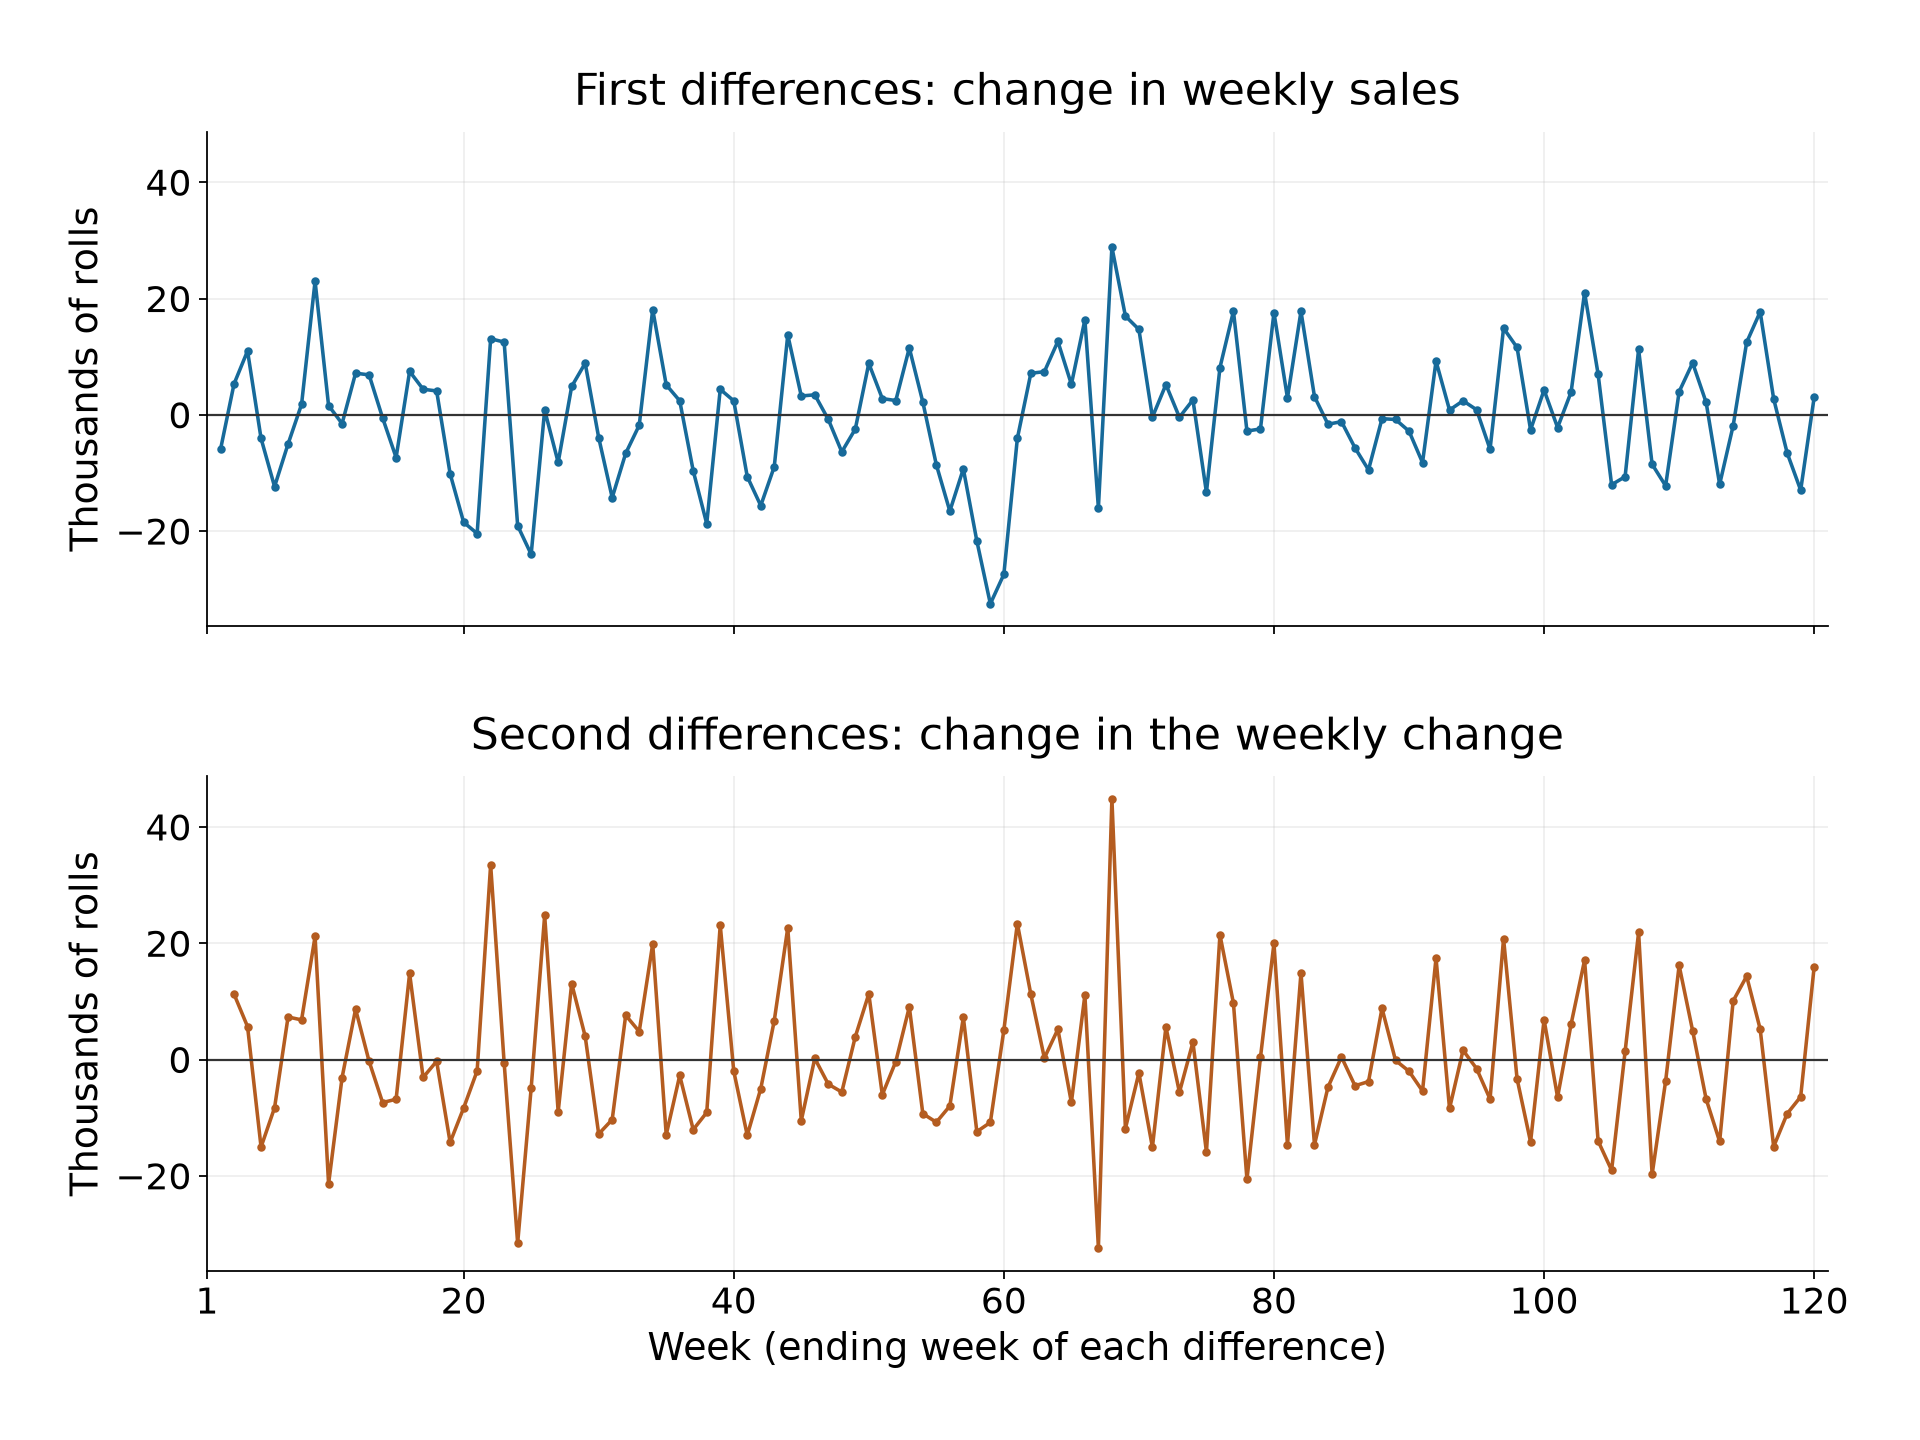

Python code for this plot:
import json
from pathlib import Path
import matplotlib
matplotlib.use('Agg')
import matplotlib.pyplot as plt
import numpy as np

base = Path(__file__).resolve().parent
data = np.genfromtxt(base / 'paper_towels.csv', delimiter=',', names=True)
weeks = data['week'].astype(int)
sales = 100000 + 10000 * data['sales_above_100000_in_10000_rolls']
first = np.diff(sales)
second = np.diff(first)
result = {
    'units': 'rolls',
    'definitions': {'first': 'sales[t] - sales[t-1]', 'second': 'first[t] - first[t-1]'},
    'first_three_sales': sales[:3].tolist(),
    'first_difference_week_2': float(first[0]),
    'first_difference_week_3': float(first[1]),
    'second_difference_week_3': float(second[0]),
    'original_count': int(len(sales)),
    'first_difference_count': int(len(first)),
    'second_difference_count': int(len(second)),
    'first_difference_mean': float(np.mean(first)),
    'second_difference_mean': float(np.mean(second)),
    'first_difference_sample_sd': float(np.std(first, ddof=1)),
    'second_difference_sample_sd': float(np.std(second, ddof=1)),
}
(base / 'turn03_sales_differences_results.json').write_text(json.dumps(result, indent=2) + '\n')
np.savetxt(base / 'turn03_sales_differences.csv', np.column_stack([weeks, sales, np.r_[np.nan, first], np.r_[np.nan, np.nan, second]]), delimiter=',', header='week,sales_rolls,first_difference_rolls,second_difference_rolls', comments='', fmt=['%d','%.4f','%.4f','%.4f'])
plt.rcParams.update({'font.size': 16, 'axes.titlesize': 20, 'axes.labelsize': 17})
fig, axes = plt.subplots(2, 1, figsize=(12, 9), sharex=True, sharey=True)
for ax, values, time, title, color in [
    (axes[0], first, weeks[1:], 'First differences: change in weekly sales', '#176a9a'),
    (axes[1], second, weeks[2:], 'Second differences: change in the weekly change', '#b45c20'),
]:
    ax.plot(time, values / 1000, color=color, linewidth=1.6, marker='o', markersize=2.8)
    ax.axhline(0, color='#333333', linewidth=1)
    ax.set_title(title, pad=12)
    ax.set_ylabel('Thousands of rolls')
    ax.grid(alpha=.2)
    ax.spines[['top', 'right']].set_visible(False)
axes[-1].set_xlabel('Week (ending week of each difference)')
axes[-1].set_xticks([1, 20, 40, 60, 80, 100, 120])
axes[-1].set_xlim(1, 121)
fig.tight_layout(pad=2, h_pad=2.3)
fig.savefig(base / 'turn03_sales_differences.png', dpi=160)
plt.close(fig)
print(json.dumps(result, indent=2))
